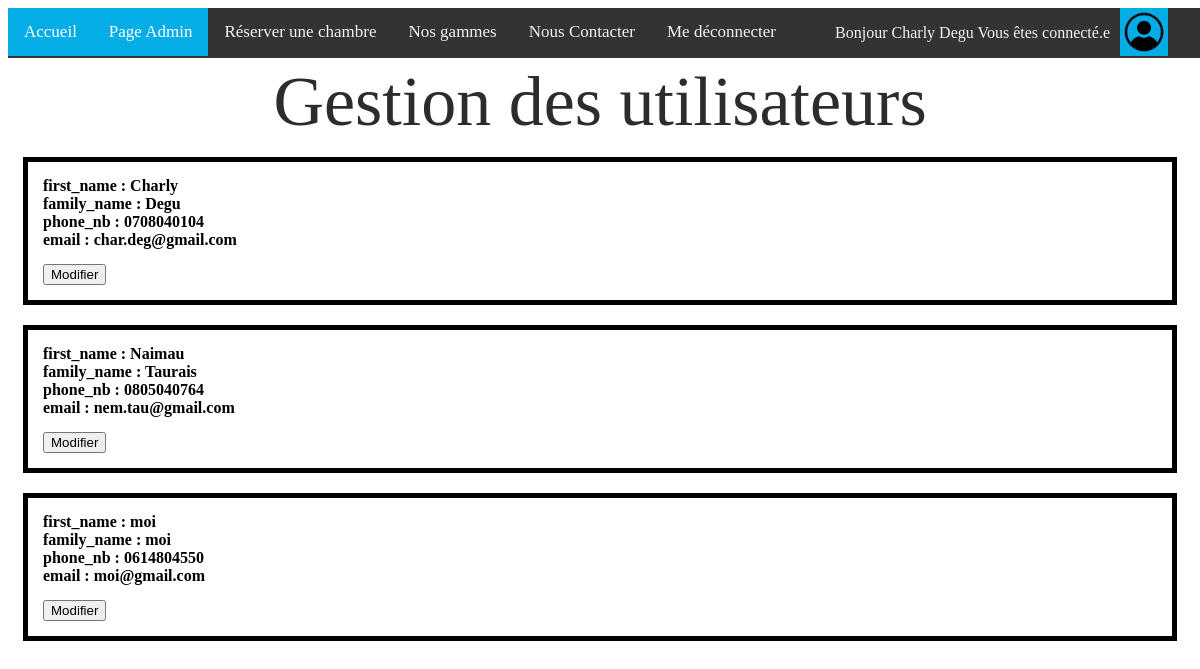
Screenshot of /admin/users_management.php (signed in) with the database file from the repository.
### tables this page shows
CREATE TABLE users(
   id INTEGER PRIMARY KEY AUTOINCREMENT UNIQUE NOT NULL,
   first_name TEXT,
   family_name TEXT,
   phone_nb TEXT,
   email TEXT,
   password TEXT
, is_admin BOOLEAN DEFAULT false);

### public/admin/users_management.php (the view, shortened to what this page needs)
<?php
require_once __DIR__ . DIRECTORY_SEPARATOR . 'check_admin.php';
$request = $database->prepare('SELECT * FROM users u');
$request->execute();
if (empty($users = $request->fetchAll())) {
    echo("Vous n'avez aucun utilisateur.");
}
usort($users, function ($a, $b) {
  return $a['id'] - $b['id'];
});
?>
<!DOCTYPE html>
<html lang="fr">
<head>
    <link rel="stylesheet" href="styles/pageadmin.css" />
    <link rel="stylesheet" href="styles/rooms.css" />
</head>
<body>
    <?php require_once '../navbar.php' ?>
  <br>
  <br>
  <br>
    <div class="titre">
      Gestion des utilisateurs
  </div>
    <div class="room-list">
    <?php foreach($users as $user) { ?>
      <div class="room">
          <div class="desc">
              <b>first_name : <?php echo $user['first_name'] ?></b>
              <br>
              <b>family_name : <?php echo $user['family_name'] ?></b>
              <br>
              <b>phone_nb : <?php echo $user['phone_nb'] ?></b>
              <br>
              <b>email : <?php echo $user['email'] ?></b>
            </div>
            <a href=<?php echo "modify_user.php?id=" . $user["id"] ?>><button> Modifier</button></a>
        </div>
    <?php } ?>
    </div>
</body>
</html>

### public/admin/styles/pageadmin.css (style rules this page uses)
body { background-image: url("https://woody.cloudly.space/app/uploads/montpelliertourisme/2022/12/thumbs/Littoral-Carnon-Plage_free_format-1920x960.jpg"); background-size: cover; background-attachment: fixed; }
div.titre { color: rgb(5, 0, 105); text-align: center; font-size: 100px; font-family: Brush Script MT; }
div.titre { color: rgb(44, 44, 44); text-align: center; font-size: 70px; font-family: Georgia; }

### public/admin/styles/rooms.css (style rules this page uses)
.room-list { margin: 15px; }
.room { background-color: white; border-style: solid; border-width: 5px; padding: 15px; margin-bottom: 20px; }
.desc { margin-bottom: 15px; }

### rows the page displays
users: first_name "Charly", family_name "Degu", phone_nb "0708040104", email "char.deg@gmail.com"
users: first_name "Naimau", family_name "Taurais", phone_nb "0805040764", email "nem.tau@gmail.com"
users: first_name "moi", family_name "moi", phone_nb "0614804550", email "moi@gmail.com"

### other values shown
$_SESSION['user']['first_name'] "Charly"
$_SESSION['user']['family_name'] "Degu"
